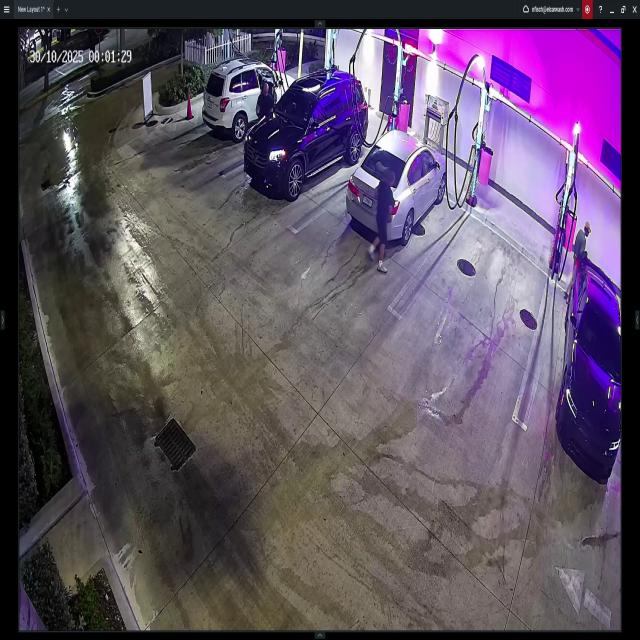
#> input picture dataset/test/images/2025-10-29-17-01-14_0013s_jpg.rf.564bd1a15d37136653eb63c9a56f2b75.jpg, 640 x 640 px
$ python -i preprocess_and_augment.py   (imports and definitions only)
#> lines starting #> are read from the running program, lines starting #| are printed output that depends on the picture
# D:/PE2/preprocess_and_augment.py

import albumentations as A
import cv2
import os
from pathlib import Path
import yaml
from tqdm import tqdm
import numpy as np

class EnhancedParkingDataProcessor:
    """
    FIXED: Enhanced preprocessing and augmentation pipeline for ParkXplore
    """

    def __init__(self, base_path="D:/PARKEXPLORE/dataset"):
        self.base_path = Path(base_path)
        self.train_img = self.base_path / "train" / "images"
        self.train_lbl = self.base_path / "train" / "labels"

        self.aug_train_img = self.base_path / "train_augmented" / "images"
        self.aug_train_lbl = self.base_path / "train_augmented" / "labels"

        os.makedirs(self.aug_train_img, exist_ok=True)
        os.makedirs(self.aug_train_lbl, exist_ok=True)

    # [147 lines left out: function get_augmentation_pipeline, not called in this run]

    def preprocess_image(self, image):
        """
        Enhanced preprocessing with better lighting normalization
        """
        # CLAHE in LAB color space (for purple lighting)
        lab = cv2.cvtColor(image, cv2.COLOR_RGB2LAB)
#> lab: shape (640, 640, 3); mean of channels 0, 1, 2 91.5, 136.5, 121.2
        l, a, b = cv2.split(lab)
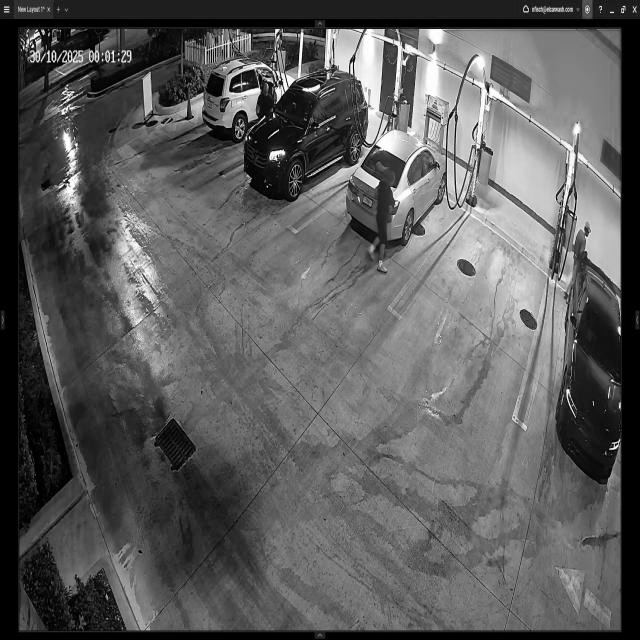
#> l: shape (640, 640); min 0, max 255, mean 91.5
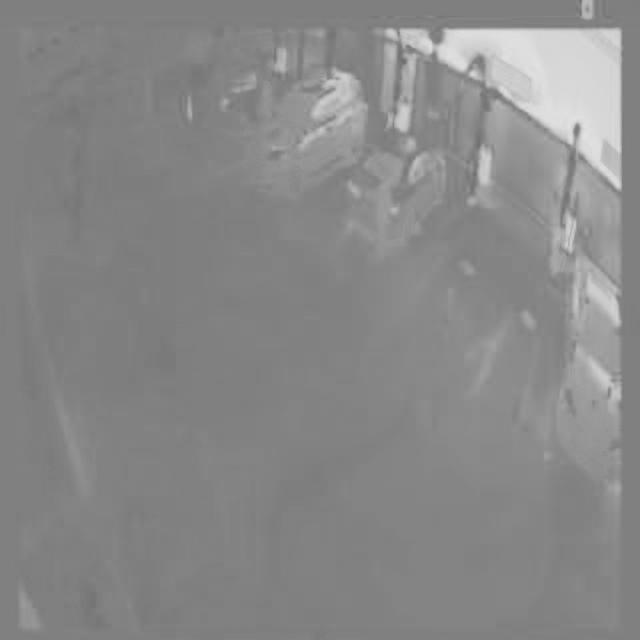
#> a: shape (640, 640); min 110, max 226, mean 136.5
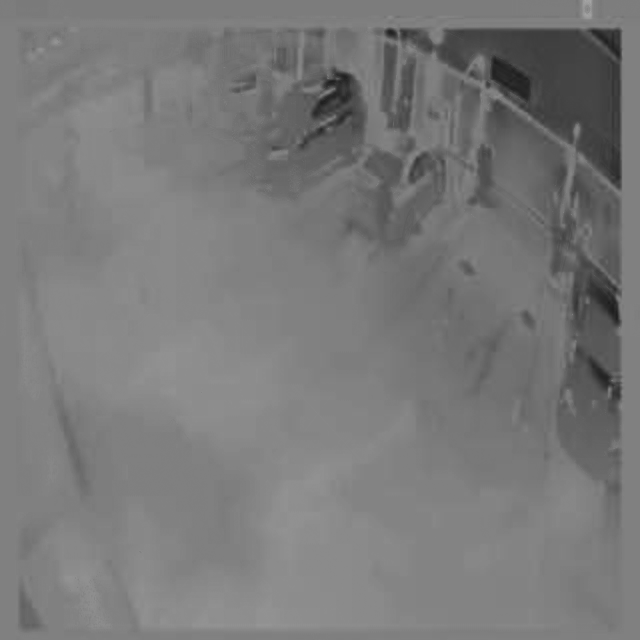
#> b: shape (640, 640); min 28, max 166, mean 121.2

        clahe = cv2.createCLAHE(clipLimit=2.5, tileGridSize=(8, 8))
        l = clahe.apply(l)
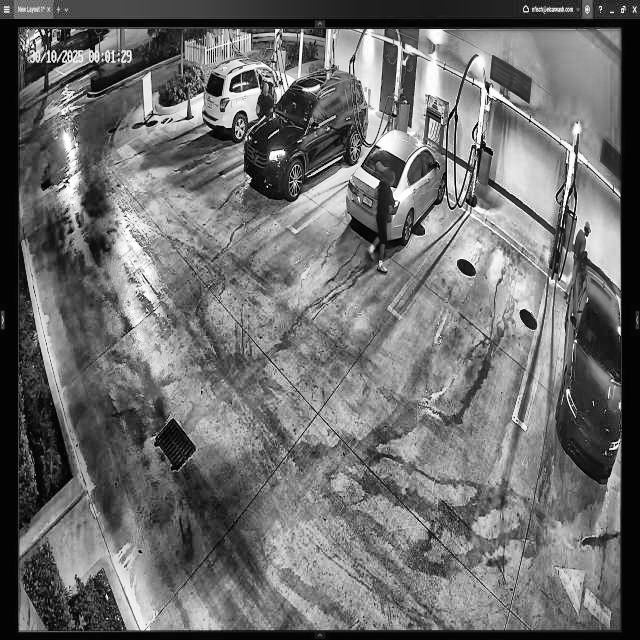
#> l: shape (640, 640); min 0, max 255, mean 110

        lab = cv2.merge([l, a, b])
#> lab: shape (640, 640, 3); mean of channels 0, 1, 2 110, 136.5, 121.2
        processed = cv2.cvtColor(lab, cv2.COLOR_LAB2RGB)
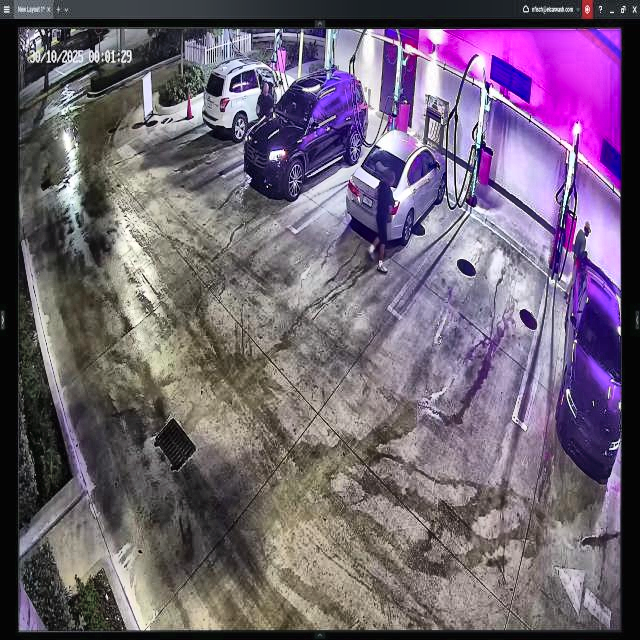
#> processed: shape (640, 640, 3); mean R, G, B 111.9, 98.2, 115.7

        return processed

    # [164 lines left out: functions load_yolo_annotations, save_yolo_annotations, process_dataset, create_training_yaml, not called in this run]


# ============================================================================
# MAIN EXECUTION
# ============================================================================

# [40 lines not run here, left out]

>>> import cv2
>>> picture = cv2.cvtColor(cv2.imread('dataset/test/images/2025-10-29-17-01-14_0013s_jpg.rf.564bd1a15d37136653eb63c9a56f2b75.jpg'), cv2.COLOR_BGR2RGB)
>>> result = EnhancedParkingDataProcessor().preprocess_image(picture)

$ run again, on dataset/train/images/2025-10-29-17-01-14_0351s_jpg.rf.ac23e450f147fc4fa8554c32f889ba17.jpg
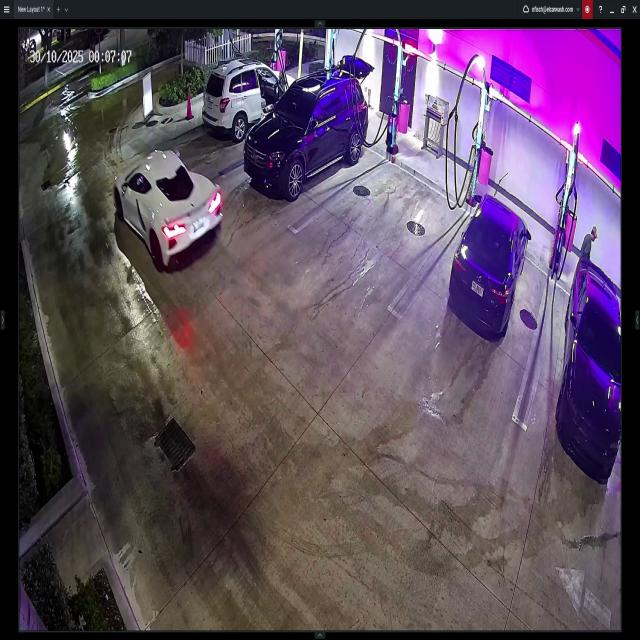
#> input picture dataset/train/images/2025-10-29-17-01-14_0351s_jpg.rf.ac23e450f147fc4fa8554c32f889ba17.jpg, 640 x 640 px
#> in preprocess_image, `l, a, b = cv2.split(lab)`:
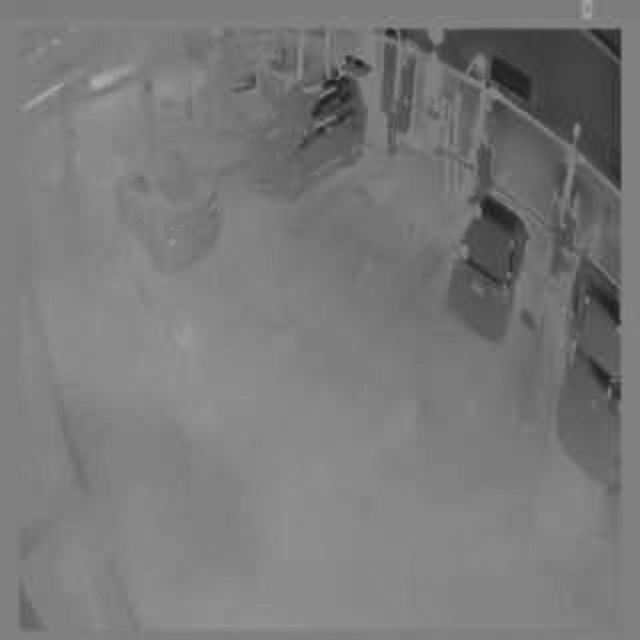
#> b: shape (640, 640); min 26, max 172, mean 121.4
#> in preprocess_image, `processed = cv2.cvtColor(lab, cv2.COLOR_LAB2RGB)`:
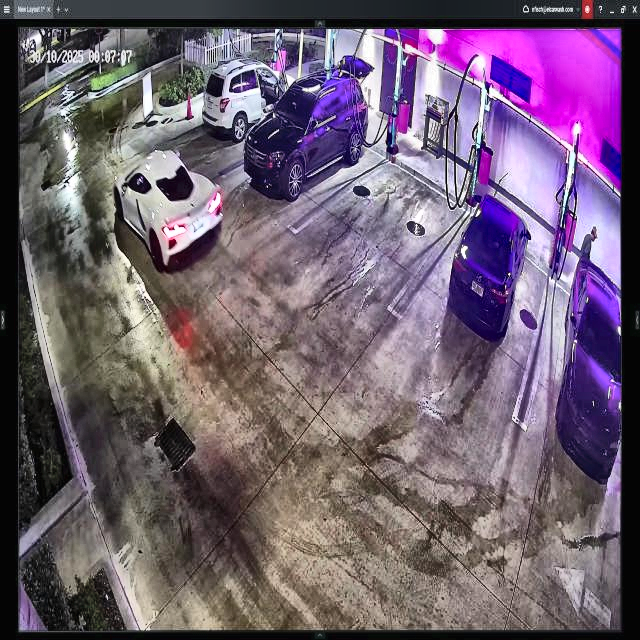
#> processed: shape (640, 640, 3); mean R, G, B 112, 94.8, 112.9

$ run again, on dataset/train_augmented/images/2025-10-29-17-01-14_0003s_jpg.rf.4a6b694d0daa73a5f7e008ef99167ef2_aug0.jpg
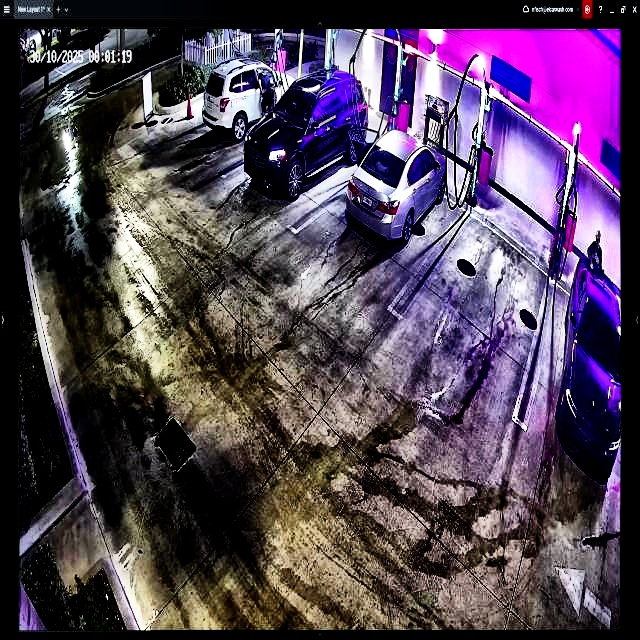
#> input picture dataset/train_augmented/images/2025-10-29-17-01-14_0003s_jpg.rf.4a6b694d0daa73a5f7e008ef99167ef2_aug0.jpg, 640 x 640 px
#> in preprocess_image, `l, a, b = cv2.split(lab)`:
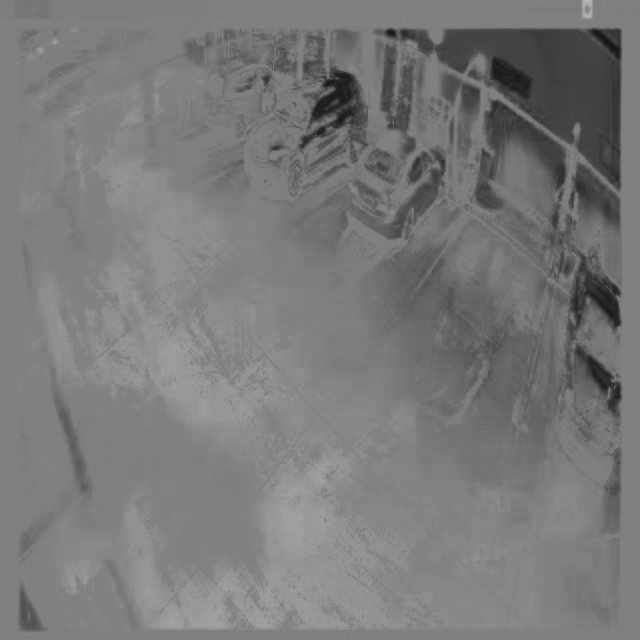
#> b: shape (640, 640); min 22, max 182, mean 121.5
#> in preprocess_image, `processed = cv2.cvtColor(lab, cv2.COLOR_LAB2RGB)`:
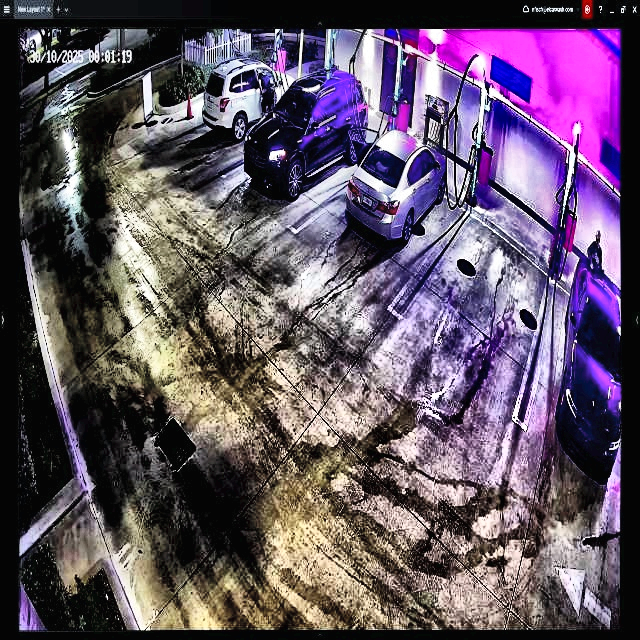
#> processed: shape (640, 640, 3); mean R, G, B 98.5, 83.1, 100.7
